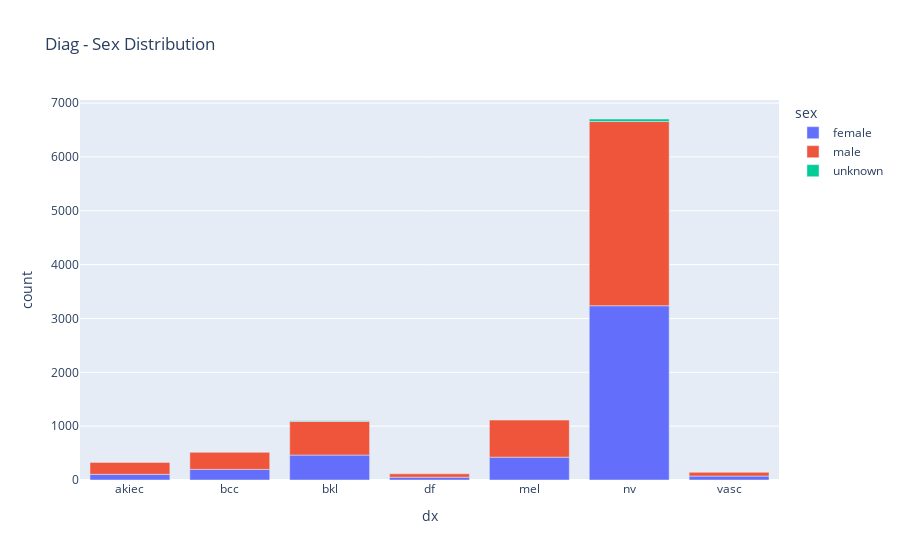

The code cell stored with this chart in its notebook:
### Code cell
fig = px.bar(df_diag_sex_dist, x="dx", y="count", color='sex', title="Diag - Sex Distribution")
fig.show()

### Figure 1 — Plotly figure (JSON) as saved in the notebook; plotly's stock layout.template omitted (floating-point values rounded to 4 significant figures)
{"data": [{"alignmentgroup": "True", "hovertemplate": "sex=female<br>dx=%{x}<br>count=%{y}<extra></extra>", "legendgroup": "female", "marker": {"color": "#636efa", "pattern": {"shape": ""}}, "name": "female", "offsetgroup": "female", "orientation": "v", "showlegend": true, "textposition": "auto", "type": "bar", "x": ["akiec", "bcc", "bkl", "df", "mel", "nv", "vasc"], "xaxis": "x", "y": [106, 197, 463, 52, 424, 3237, 73], "yaxis": "y"}, {"alignmentgroup": "True", "hovertemplate": "sex=male<br>dx=%{x}<br>count=%{y}<extra></extra>", "legendgroup": "male", "marker": {"color": "#EF553B", "pattern": {"shape": ""}}, "name": "male", "offsetgroup": "male", "orientation": "v", "showlegend": true, "textposition": "auto", "type": "bar", "x": ["akiec", "bcc", "bkl", "df", "mel", "nv", "vasc"], "xaxis": "x", "y": [221, 317, 626, 63, 689, 3421, 69], "yaxis": "y"}, {"alignmentgroup": "True", "hovertemplate": "sex=unknown<br>dx=%{x}<br>count=%{y}<extra></extra>", "legendgroup": "unknown", "marker": {"color": "#00cc96", "pattern": {"shape": ""}}, "name": "unknown", "offsetgroup": "unknown", "orientation": "v", "showlegend": true, "textposition": "auto", "type": "bar", "x": ["bkl", "nv"], "xaxis": "x", "y": [10, 47], "yaxis": "y"}], "layout": {"barmode": "relative", "legend": {"title": {"text": "sex"}, "tracegroupgap": 0}, "title": {"text": "Diag - Sex Distribution"}, "xaxis": {"anchor": "y", "domain": [0, 1], "title": {"text": "dx"}}, "yaxis": {"anchor": "x", "domain": [0, 1], "title": {"text": "count"}}}}
